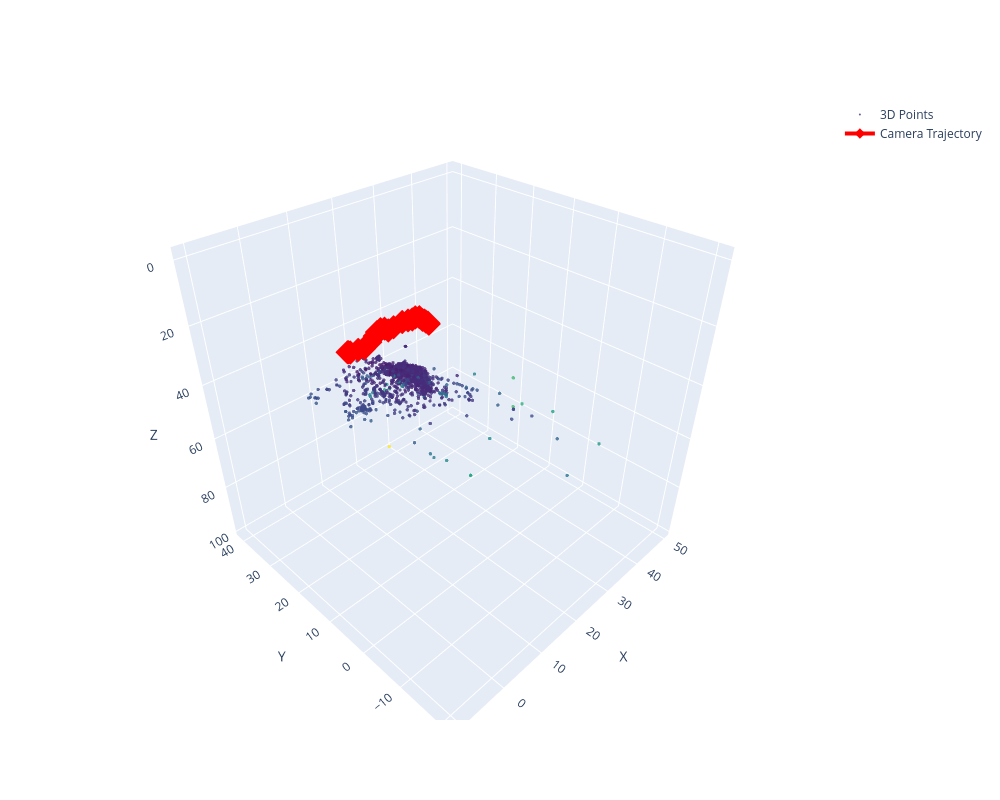

Source (notebook cell):
### Code cell
plot(final_points_3d, final_camera_poses)

### Figure 1 — Plotly figure (JSON) as saved in the notebook; plotly's stock layout.template omitted (floating-point values rounded to 4 significant figures; data arrays with more than 128 entries replaced by an {"elided": "..."} marker saying what was removed)
{"data": [{"marker": {"color": {"elided": "1610 float values"}, "colorscale": [[0, "#440154"], [0.1111, "#482878"], [0.2222, "#3e4989"], [0.3333, "#31688e"], [0.4444, "#26828e"], [0.5556, "#1f9e89"], [0.6667, "#35b779"], [0.7778, "#6ece58"], [0.8889, "#b5de2b"], [1, "#fde725"]], "opacity": 0.8, "size": 2}, "mode": "markers", "name": "3D Points", "type": "scatter3d", "x": {"elided": "1610 float values"}, "y": {"elided": "1610 float values"}, "z": {"elided": "1610 float values"}}, {"line": {"color": "red", "width": 4}, "marker": {"color": "red", "size": 8, "symbol": "diamond"}, "mode": "markers+lines", "name": "Camera Trajectory", "type": "scatter3d", "x": [-10.39, -10.39, -10.25, -9.947, -8.611, -7.432, -6.882, -6.151, -5.19, -4.593, -3.845, -3.038, -2.75, -1.655, 0.0, 0.9845, 1.772, 2.439, 3.078, 3.49, 3.782, 4.076, 4.215, 4.326], "y": [-0.9384, -0.9318, -0.9418, -0.9224, -0.8844, -0.6945, -0.5893, -0.414, -0.2469, -0.02143, 0.09367, 0.2186, -0.196, -0.06496, 0.0, -0.1168, -0.1319, -0.059, -0.1913, -0.3804, -0.4876, -0.4798, -0.7642, -0.7844], "z": [0.1961, 0.1935, 0.2847, 0.5843, 0.8584, 1.367, 1.054, 0.8823, 0.08809, -0.3892, -0.5544, -0.1058, 0.2768, 0.2464, 0.0, 0.1307, 0.3473, 0.2891, 0.529, 1.402, 1.679, 2.155, 2.36, 2.719]}], "layout": {"height": 800, "scene": {"aspectmode": "cube", "xaxis": {"autorange": "reversed", "title": {"text": "X"}}, "yaxis": {"autorange": "reversed", "title": {"text": "Y"}}, "zaxis": {"autorange": "reversed", "title": {"text": "Z"}}}, "width": 1000}}
